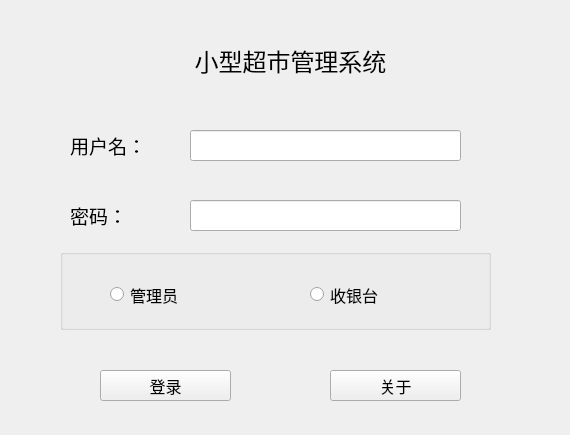
<?xml version="1.0" encoding="UTF-8"?>
<ui version="4.0">
 <class>login</class>
 <widget class="QWidget" name="login">
  <property name="geometry">
   <rect>
    <x>0</x>
    <y>0</y>
    <width>570</width>
    <height>435</height>
   </rect>
  </property>
  <property name="windowTitle">
   <string>Form</string>
  </property>
  <widget class="QLabel" name="label">
   <property name="geometry">
    <rect>
     <x>140</x>
     <y>40</y>
     <width>301</width>
     <height>41</height>
    </rect>
   </property>
   <property name="font">
    <font>
     <family>黑体</family>
     <pointsize>18</pointsize>
    </font>
   </property>
   <property name="text">
    <string>小型超市管理系统</string>
   </property>
   <property name="alignment">
    <set>Qt::AlignCenter</set>
   </property>
  </widget>
  <widget class="QLabel" name="label_2">
   <property name="geometry">
    <rect>
     <x>70</x>
     <y>130</y>
     <width>101</width>
     <height>31</height>
    </rect>
   </property>
   <property name="font">
    <font>
     <family>Agency FB</family>
     <pointsize>14</pointsize>
    </font>
   </property>
   <property name="text">
    <string>用户名：</string>
   </property>
  </widget>
  <widget class="QLabel" name="label_3">
   <property name="geometry">
    <rect>
     <x>70</x>
     <y>200</y>
     <width>81</width>
     <height>31</height>
    </rect>
   </property>
   <property name="font">
    <font>
     <family>Agency FB</family>
     <pointsize>14</pointsize>
    </font>
   </property>
   <property name="text">
    <string>密码：</string>
   </property>
  </widget>
  <widget class="QLineEdit" name="lineEdit">
   <property name="geometry">
    <rect>
     <x>190</x>
     <y>130</y>
     <width>271</width>
     <height>31</height>
    </rect>
   </property>
  </widget>
  <widget class="QLineEdit" name="lineEdit_2">
   <property name="geometry">
    <rect>
     <x>190</x>
     <y>200</y>
     <width>271</width>
     <height>31</height>
    </rect>
   </property>
  </widget>
  <widget class="QPushButton" name="pushButton">
   <property name="geometry">
    <rect>
     <x>100</x>
     <y>370</y>
     <width>131</width>
     <height>31</height>
    </rect>
   </property>
   <property name="font">
    <font>
     <family>Agency FB</family>
     <pointsize>12</pointsize>
    </font>
   </property>
   <property name="text">
    <string>登录</string>
   </property>
  </widget>
  <widget class="QGroupBox" name="groupBox">
   <property name="geometry">
    <rect>
     <x>60</x>
     <y>249</y>
     <width>431</width>
     <height>81</height>
    </rect>
   </property>
   <property name="title">
    <string/>
   </property>
   <widget class="QRadioButton" name="radioButton">
    <property name="geometry">
     <rect>
      <x>50</x>
      <y>30</y>
      <width>111</width>
      <height>31</height>
     </rect>
    </property>
    <property name="font">
     <font>
      <family>Agency FB</family>
      <pointsize>12</pointsize>
     </font>
    </property>
    <property name="text">
     <string>管理员</string>
    </property>
   </widget>
   <widget class="QRadioButton" name="radioButton_2">
    <property name="geometry">
     <rect>
      <x>250</x>
      <y>30</y>
      <width>121</width>
      <height>31</height>
     </rect>
    </property>
    <property name="font">
     <font>
      <family>Agency FB</family>
      <pointsize>12</pointsize>
     </font>
    </property>
    <property name="text">
     <string>收银台</string>
    </property>
   </widget>
  </widget>
  <widget class="QPushButton" name="pushButton_2">
   <property name="geometry">
    <rect>
     <x>330</x>
     <y>370</y>
     <width>131</width>
     <height>31</height>
    </rect>
   </property>
   <property name="font">
    <font>
     <family>Agency FB</family>
     <pointsize>12</pointsize>
    </font>
   </property>
   <property name="text">
    <string>关于</string>
   </property>
  </widget>
 </widget>
 <resources/>
 <connections/>
</ui>
